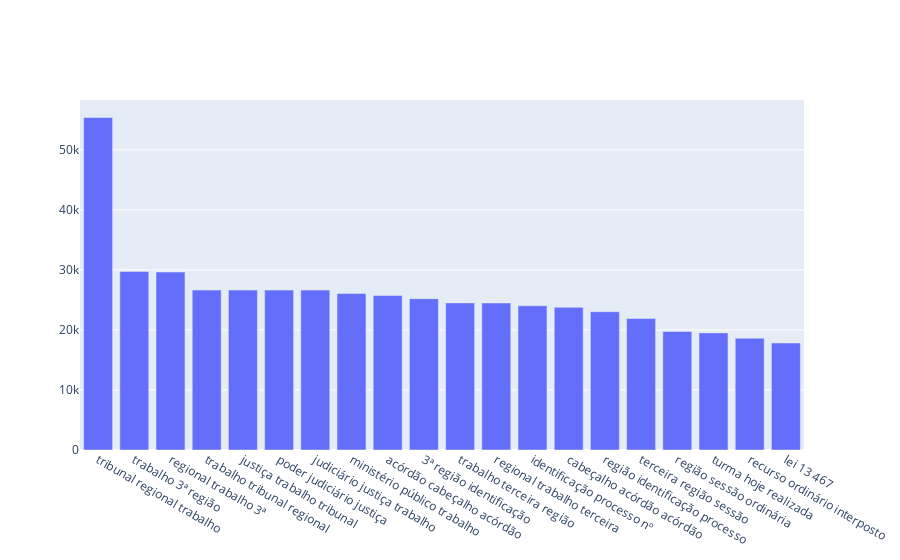

This figure's notebook cell:
### Code cell
trace = go.Bar(x=df6["INTEIRO_TEOR"], y=df6["QUANTIDADE"])
iplot({"data":[trace]})

### Figure 1 — Plotly figure (JSON) as saved in the notebook; plotly's stock layout.template omitted (floating-point values rounded to 4 significant figures)
{"data": [{"type": "bar", "x": ["tribunal regional trabalho", "trabalho 3ª região", "regional trabalho 3ª", "trabalho tribunal regional", "justiça trabalho tribunal", "poder judiciário justiça", "judiciário justiça trabalho", "ministério público trabalho", "acórdão cabeçalho acórdão", "3ª região identificação", "trabalho terceira região", "regional trabalho terceira", "identificação processo nº", "cabeçalho acórdão acórdão", "região identificação processo", "terceira região sessão", "região sessão ordinária", "turma hoje realizada", "recurso ordinário interposto", "lei 13 467"], "y": [55399, 29748, 29650, 26655, 26652, 26645, 26645, 26087, 25748, 25210, 24511, 24497, 24026, 23780, 23038, 21903, 19747, 19514, 18622, 17830]}], "layout": {"autosize": true, "xaxis": {"autorange": true, "range": [-0.5, 19.5], "type": "category"}, "yaxis": {"autorange": true, "range": [0, 58310.0], "type": "linear"}}}
